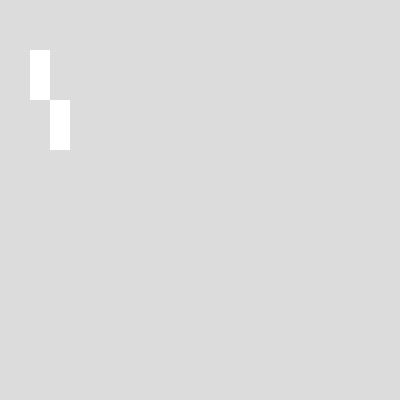
Frame 1 (no input)
Frame 60 (no input): identical to frame 1, image omitted
Frame 120 (the mouse pressed at the canvas centre since frame 60): identical to frame 1, image omitted

The p5.js sketch that drew this single still picture (run headless with seeded random() and noise() and a simulated clock; from frame 60 on, the mouse is pressed at the canvas centre):

// p5.js sketch
// ── sketch.js
function setup() {
  createCanvas(400, 400);
}

function draw() {
  background(220);

drawStair (50, 100, 50);
}
function drawStair (xPos, yPos, height,) {
  
  noStroke ();
  
  rect (xPos, yPos, 20, height);
  rect (xPos + -20, yPos - height, 20, height);
  
  
  
  
}
